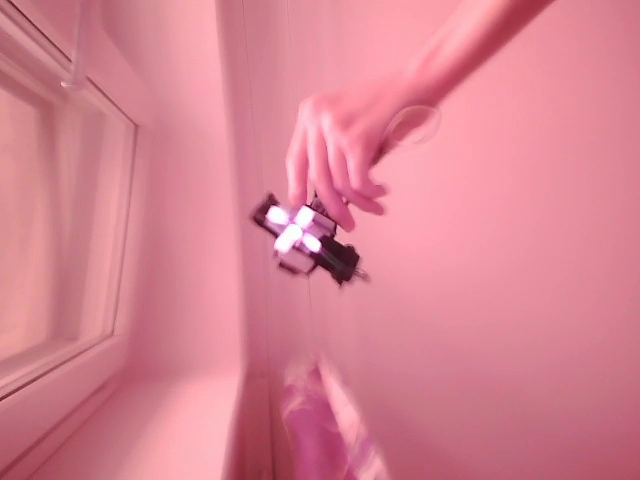
#> input picture frame 63 of teststuff/python/opencv/test_media/VID_20230508_173143.mp4, 640 x 480 px, given in place of the camera
$ python findHSV.py
#> lines starting #> are read from the running program, lines starting #| are printed output that depends on the picture; after the words box and inside, x2 and y2 are one past the last pixel; in counts of white or black regions, pixels touching at a corner belong together
#!/usr/bin/env python3

#finding hsv range of target object(pen)
import requests
import cv2
import numpy as np
import imutils
import time
import os
from time import sleep

# output_dir = r"test_media"
# os.chdir(output_dir)
filename = "threshImg.jpg"

# cap = cv2.VideoCapture(0)

# A required callback method that goes into the trackbar function.
def nothing(x):
    pass

mode = 0

# Initializing the webcam feed.
if mode==0: cap = cv2.VideoCapture(0)
elif mode==1:
    mp4Src = '/home/berkhme/Chromebook-projects/teststuff/python/openCV/test_media/VID_20230508_173143.mp4'
    cap = cv2.VideoCapture(mp4Src)
#cap.set(3,1280)
#cap.set(4,720)

# Create a window named trackbars.
cv2.namedWindow("Trackbars")

# Now create 6 trackbars that will control the lower and upper range of
# H,S and V channels. The Arguments are like this: Name of trackbar,
# window name, range,callback function. For Hue the range is 0-179 and
# for S,V its 0-255.
cv2.createTrackbar("L - H", "Trackbars", 0, 179, nothing)
cv2.createTrackbar("L - S", "Trackbars", 0, 255, nothing)
cv2.createTrackbar("L - V", "Trackbars", 255, 255, nothing)
cv2.createTrackbar("U - H", "Trackbars", 179, 179, nothing)
cv2.createTrackbar("U - S", "Trackbars", 9, 255, nothing)
cv2.createTrackbar("U - V", "Trackbars", 255, 255, nothing)

kernel = np.ones((5, 5), np.uint8)
font = cv2.FONT_HERSHEY_SIMPLEX

while True:
    ret, imgTemp = cap.read()
#> imgTemp is the input picture: shape (480, 640, 3); mean B, G, R 145.8, 130.6, 215.9
    # imgTemp = cv2.imread("/home/berkhme/Chromebook-projects/teststuff/python/openCV/test_media/IMG_20230508_173123.jpg")
    if not ret:
        if mode==0:
            print("could not open camera")
            break
        elif mode==1:
            cap.release()
            cap = cv2.VideoCapture(mp4Src)
            ret, imgTemp = cap.read()
    frame = cv2.resize(imgTemp, (640, 480))

    # Flip the frame horizontally (Not required)
    frame = cv2.flip( frame, 1 )
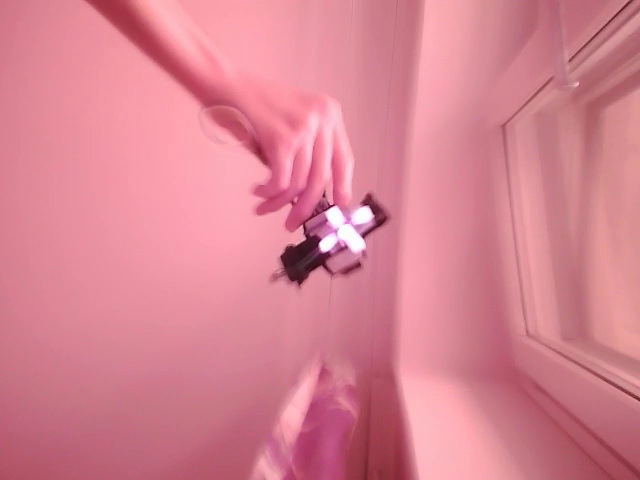
#> frame: shape (480, 640, 3); mean B, G, R 145.8, 130.6, 215.9

    # Convert the BGR image to HSV image.
    hsv = cv2.cvtColor(frame, cv2.COLOR_BGR2HSV)
#> hsv: shape (480, 640, 3); mean H, S, V 171.2, 102.4, 215.9

    # Get the new values of the trackbar in real time as the user changes
    # them
    l_h = cv2.getTrackbarPos("L - H", "Trackbars")
    l_s = cv2.getTrackbarPos("L - S", "Trackbars")
    l_v = cv2.getTrackbarPos("L - V", "Trackbars")
    u_h = cv2.getTrackbarPos("U - H", "Trackbars")
    u_s = cv2.getTrackbarPos("U - S", "Trackbars")
    u_v = cv2.getTrackbarPos("U - V", "Trackbars")

    # Set the lower and upper HSV range according to the value selected
    # by the trackbar
    lower_range = np.array([l_h, l_s, l_v])
    upper_range = np.array([u_h, u_s, u_v])

    # Filter the image and get the binary mask, where white represents
    # your target color
    mask = cv2.inRange(hsv, lower_range, upper_range)
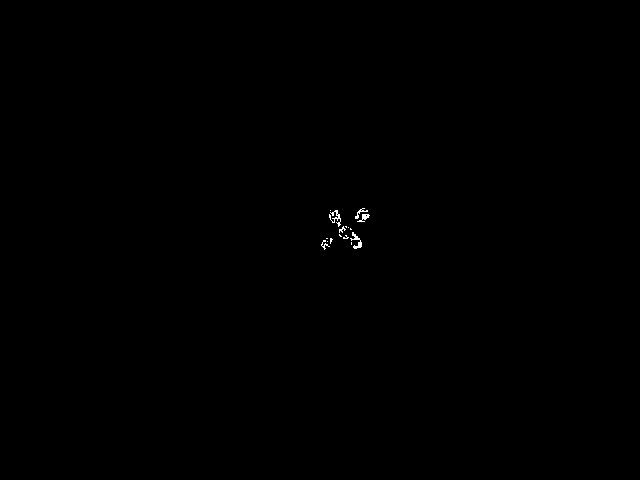
#> mask: shape (480, 640); 0.11% white in thin lines or dots, all inside (x1, y1, x2, y2) = (321, 208, 370, 250)

    # You can also visualize the real part of the target color (Optional)
    res = cv2.bitwise_and(frame, frame, mask=mask)

    # Converting the binary mask to 3 channel image, this is just so
    # we can stack it with the others
    mask_3 = cv2.cvtColor(mask, cv2.COLOR_GRAY2BGR)

    morphImg = cv2.erode(mask_3, kernel, iterations=0)
    morphImg = cv2.dilate(morphImg, kernel, iterations=10)
#> morphImg: shape (480, 640, 3); 2.2% white; 1 white region, box (x1, y1, x2, y2) and area: (301, 188, 390, 270) 6660
    morphImg = cv2.erode(morphImg, kernel, iterations=1)
#> morphImg: shape (480, 640, 3); 2% white; 1 white region, box (x1, y1, x2, y2) and area: (303, 190, 388, 268) 5992

    # mask_3 = cv2.putText(mask_3,"bin2_3channImg",(5,50),font,2,(255,255,255),2)
    frame = cv2.putText(frame,"campFrame",(5,50),font,2,(255,255,255),2)
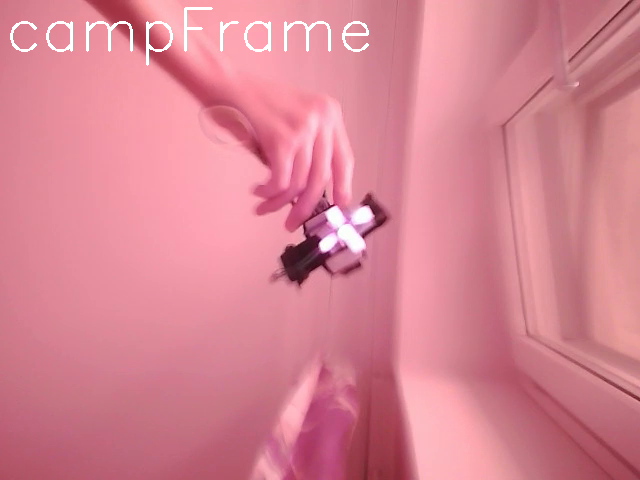
#> frame: shape (480, 640, 3); 0.83% of pixels changed, all inside (x1, y1, x2, y2) = (10, 7, 369, 66)
    res = cv2.putText(res,"trackedArea",(5,50),font,2,(255,255,255),2)
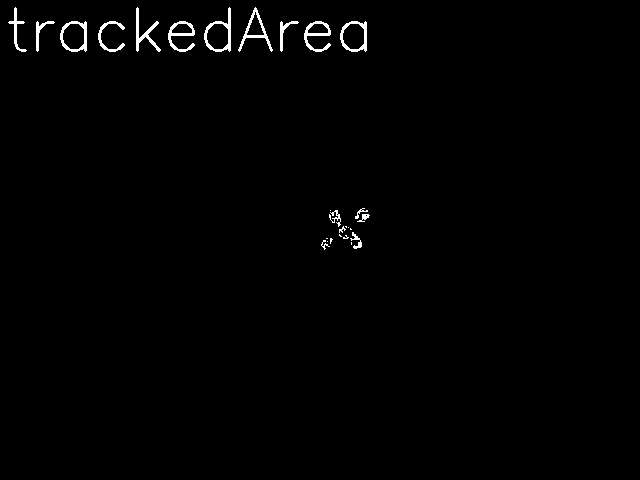
#> res: shape (480, 640, 3); mean B, G, R 2.6, 2.6, 2.6
    morphImg = cv2.putText(morphImg,"morphed",(5,50),font,2,(255,255,255),2)
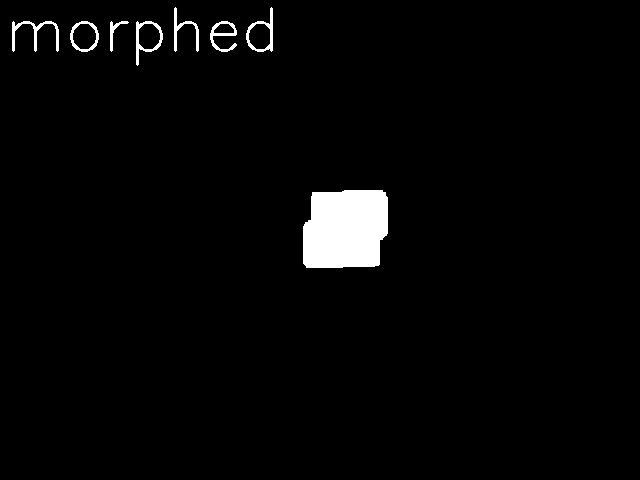
#> morphImg: shape (480, 640, 3); 2.6% white; 8 white regions, largest, box (x1, y1, x2, y2) and area: (303, 190, 388, 268) 5992, (12, 21, 59, 52) 375, (246, 7, 273, 52) 324


    # stack the mask, orginal frame and the filtered result
    stacked = np.hstack((frame, res, morphImg))
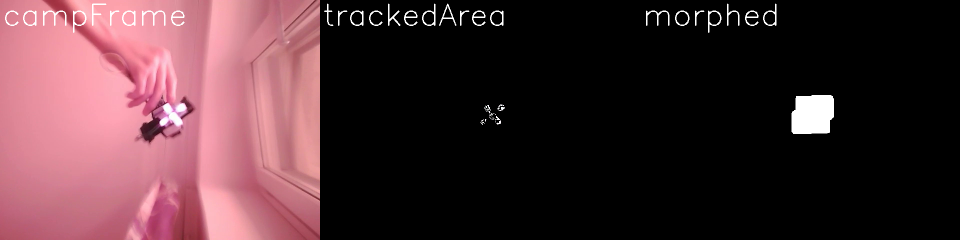
#> stacked: shape (480, 1920, 3) (shown at 1/2 size); mean B, G, R 51.9, 46.9, 75.1

    # Show this stacked frame at 40% of the size.
    cv2.imshow('Trackbars',cv2.resize(stacked,None,fx=0.4,fy=0.4)) #type: ignore
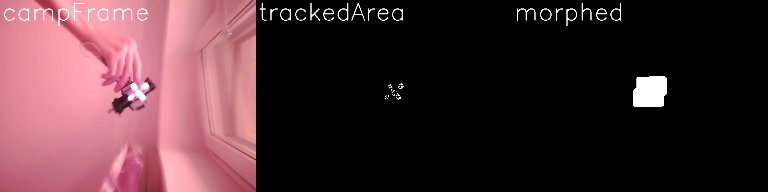
#> window 'Trackbars': shape (192, 768, 3); mean B, G, R 52, 47, 75.1

    # If the user presses ESC then exit the program
    key = cv2.waitKey(1)
#> (key Esc is pressed here)
    if key == 27:
        break

    # If the user presses `s` then print this array.
    if key == ord('s'):
        thearray = [[l_h,l_s,l_v],[u_h, u_s, u_v]]
        print(thearray)

        # Also save this array as penval.npy
        np.save('hsv_value',thearray)
        break
    elif key == 32:
        cv2.imwrite(filename, stacked)
        sleep(1)
    sleep(0.02)
# Release the camera & destroy the windows.
cv2.destroyAllWindows()

$ run again, starting later in the video
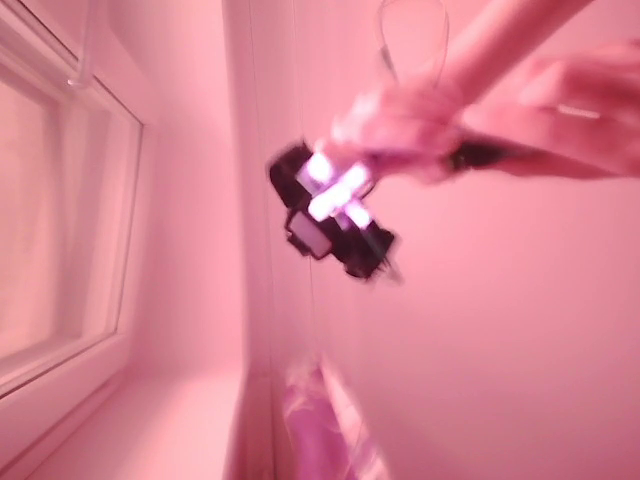
#> input picture frame 285 of teststuff/python/opencv/test_media/VID_20230508_173143.mp4, 640 x 480 px, given in place of the camera
#> imgTemp is the input picture: shape (480, 640, 3); mean B, G, R 146, 130.8, 216.2
#> hsv: shape (480, 640, 3); mean H, S, V 170.2, 103.4, 216.2
#> `mask = cv2.inRange(hsv, lower_range, upper_range)`:
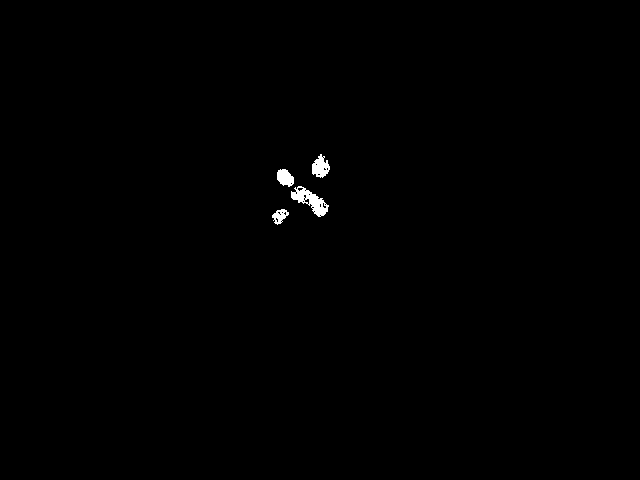
#> mask: shape (480, 640); 0.37% white; 4 white regions, box (x1, y1, x2, y2) and area: (291, 186, 329, 217) 491, (312, 154, 330, 178) 274, (277, 169, 294, 187) 221, (272, 209, 289, 225) 149
#> `cv2.imshow('Trackbars',cv2.resize(stacked,None,fx=0.4,fy=0.4))`:
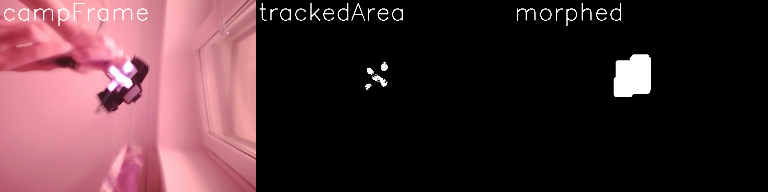
#> window 'Trackbars': shape (192, 768, 3); mean B, G, R 53, 48, 76.2
